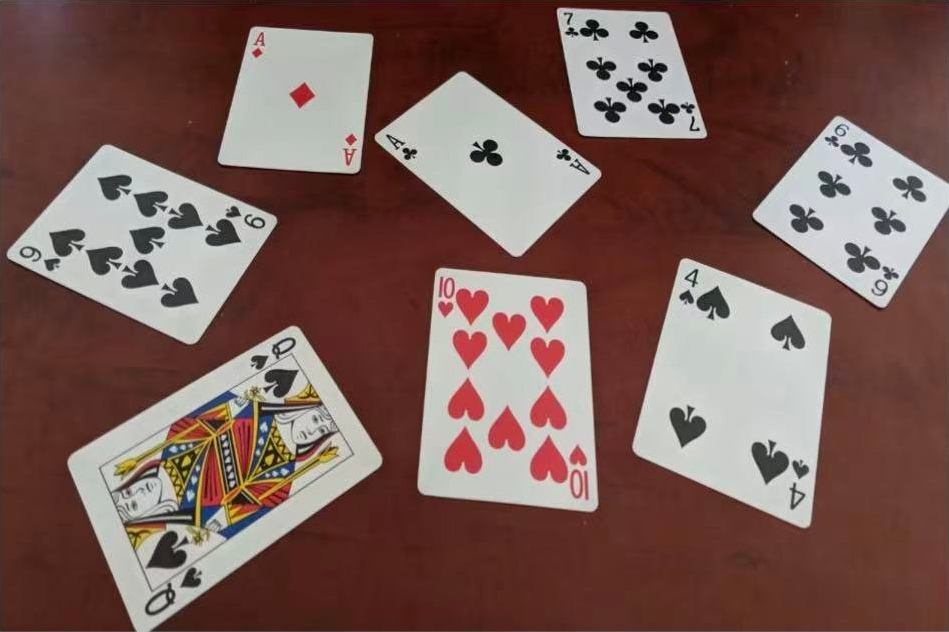
#> input picture data/cards_sample.jpg, 949 x 632 px
$ python image_basics.py
#> lines starting #> are read from the running program, lines starting #| are printed output that depends on the picture
### src/cardlib/imageio.py
# -*- coding: utf-8 -*-
"""读写图片。cv2.imread 不认中文路径，这里绕一下。"""

import os

import cv2
import numpy as np


def imread(path, flags=cv2.IMREAD_COLOR):
#> called with path = 'data/cards_sample.jpg', flags = 1
    if not os.path.exists(path):
        raise FileNotFoundError(path)
    img = cv2.imdecode(np.fromfile(path, dtype=np.uint8), flags)
#> img is the input picture: shape (632, 949, 3); mean B, G, R 87.1, 93.1, 122.1
    if img is None:
        raise ValueError("decode failed: " + path)
    return img


def imwrite(path, img, quality=95):
    ext = os.path.splitext(path)[1].lower() or ".png"
    params = [cv2.IMWRITE_JPEG_QUALITY, int(quality)] if ext in (".jpg", ".jpeg") else []
    ok, buf = cv2.imencode(ext, img, params)
    if not ok:
        return False
    buf.tofile(path)
    return True


def to_rgb(img):
    return cv2.cvtColor(img, cv2.COLOR_BGR2RGB)

### src/image_basics.py
# -*- coding: utf-8 -*-
"""看一张图在内存里长什么样：维度、BGR 顺序、通道、灰度公式。"""

import os
import sys

sys.path.insert(0, os.path.dirname(os.path.abspath(__file__)))

import cv2
import numpy as np
from PIL import Image

from cardlib import imageio

ROOT = os.path.dirname(os.path.dirname(os.path.abspath(__file__)))
IMG = os.path.join(ROOT, "data", "cards_sample.jpg")
OUT = os.path.join(ROOT, "output", "lesson1")


def main():
    os.makedirs(OUT, exist_ok=True)
    img = imageio.imread(IMG)

    print("shape", img.shape, "dtype", img.dtype, "MB %.2f" % (img.nbytes / 1024.0 / 1024))
#| shape (632, 949, 3) dtype uint8 MB 1.72

    y, x = 300, 500
    pil = np.array(Image.open(IMG))
    print("cv2 ", img[y, x], "BGR")
#| cv2  [200 206 205] BGR
    print("pil ", pil[y, x], "RGB")
#| pil  [205 206 200] RGB

    b, g, r = cv2.split(img)
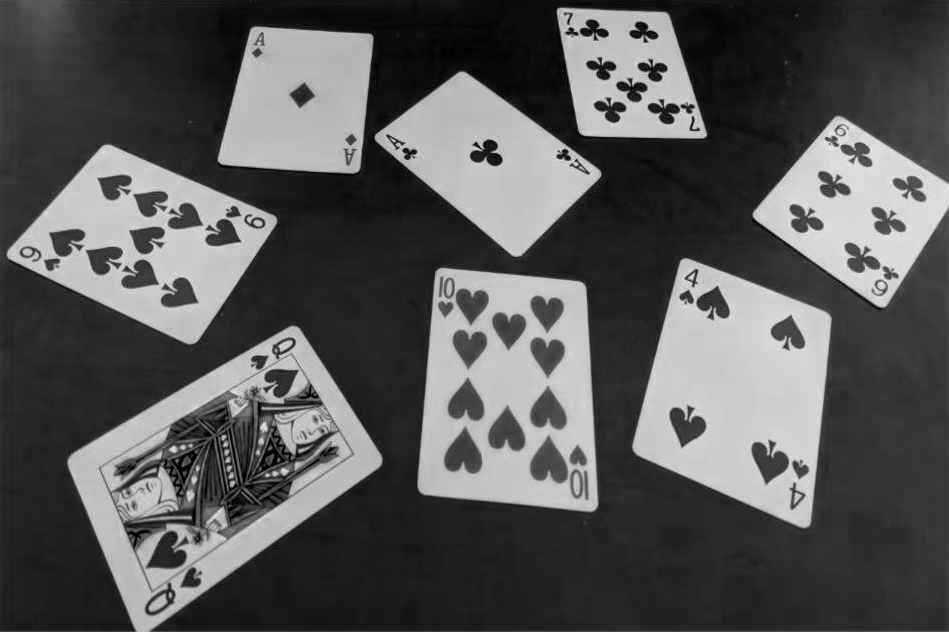
#> b: shape (632, 949); min 0, max 243, mean 87.1
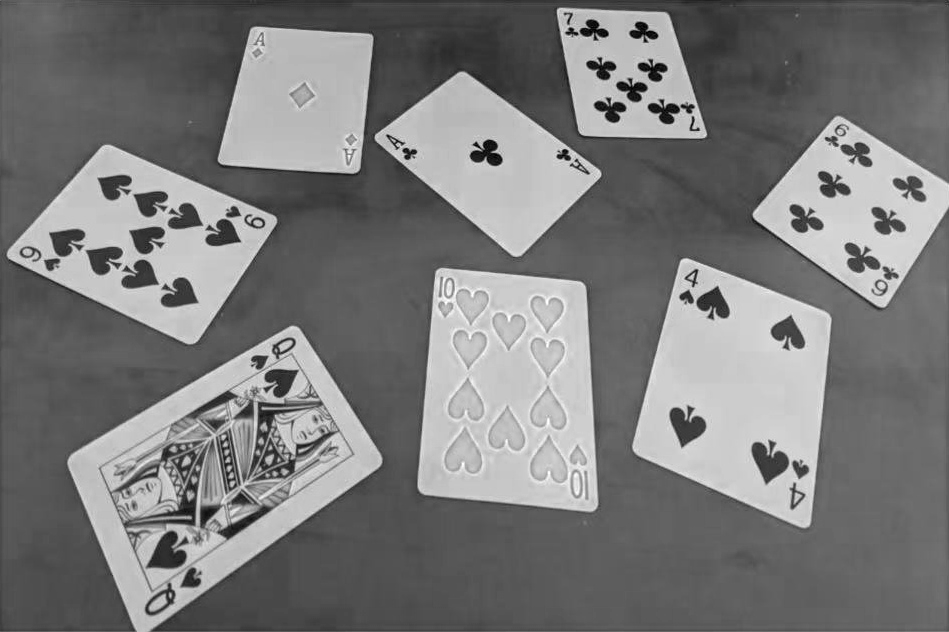
#> r: shape (632, 949); min 0, max 255, mean 122.1
    for name, ch in (("B", b), ("G", g), ("R", r)):
        cv2.imwrite(os.path.join(OUT, "channel_%s.png" % name), ch)
        print("channel", name, "mean %.1f" % ch.mean())
#> this loop made 3 passes
#> name on passes 1 to 3: 'B', 'G', 'R'
#| channel B mean 87.1
#| channel G mean 93.1
#| channel R mean 122.1

    roi = img[0:200, 0:260]
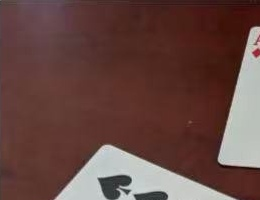
#> roi: shape (200, 260, 3); mean B, G, R 65.8, 70.8, 101.9
    print("roi", roi.shape)
#| roi (200, 260, 3)
    imageio.imwrite(os.path.join(OUT, "roi_topleft.jpg"), roi)
#> in imwrite, `params = [cv2.IMWRITE_JPEG_QUALITY, int(quality)] if ext in (".jpg", "..`: params = [1, 95]
#> in imwrite, `ok, buf = cv2.imencode(ext, img, params)`: buf = 10696 values, max 255 at index 0, min 0 at index 4, mean 125.3

    gray = cv2.cvtColor(img, cv2.COLOR_BGR2GRAY)
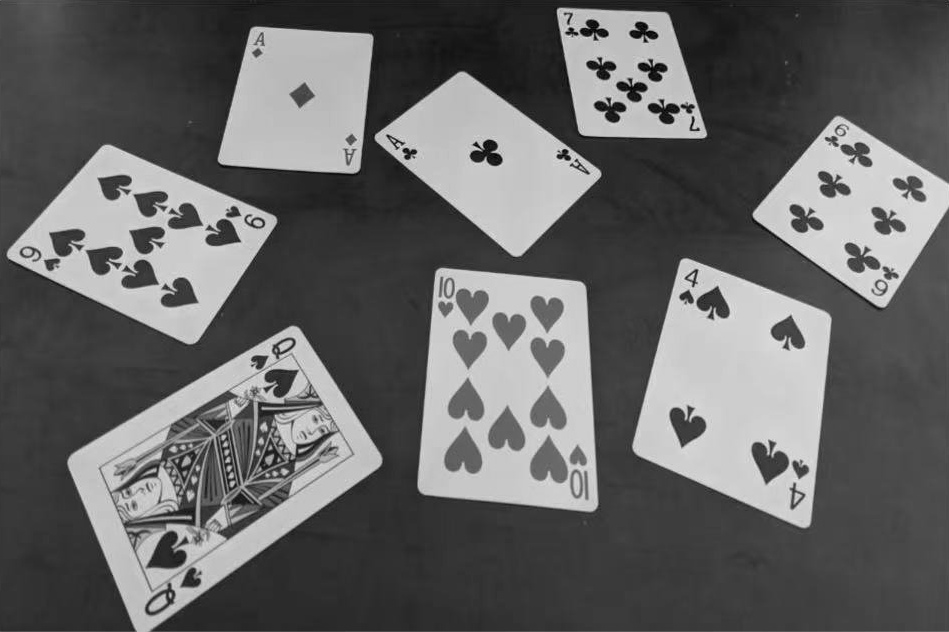
#> gray: shape (632, 949); min 0, max 235, mean 101.1
    bb, gg, rr = [int(v) for v in img[y, x]]
#> bb = 200; gg = 206; rr = 205
    print("by hand %.2f" % (0.299 * rr + 0.587 * gg + 0.114 * bb), "cv2", gray[y, x])
#| by hand 205.02 cv2 205
    imageio.imwrite(os.path.join(OUT, "gray.png"), gray)


if __name__ == "__main__":
    main()
